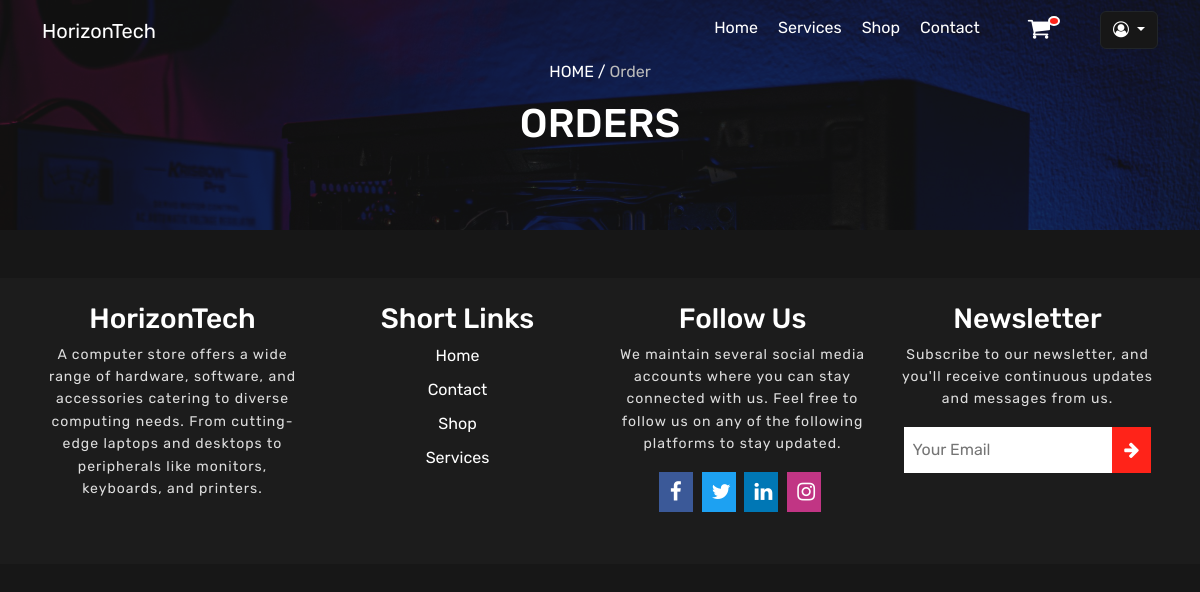
Page /orders.php (signed in) on the earlier database version.
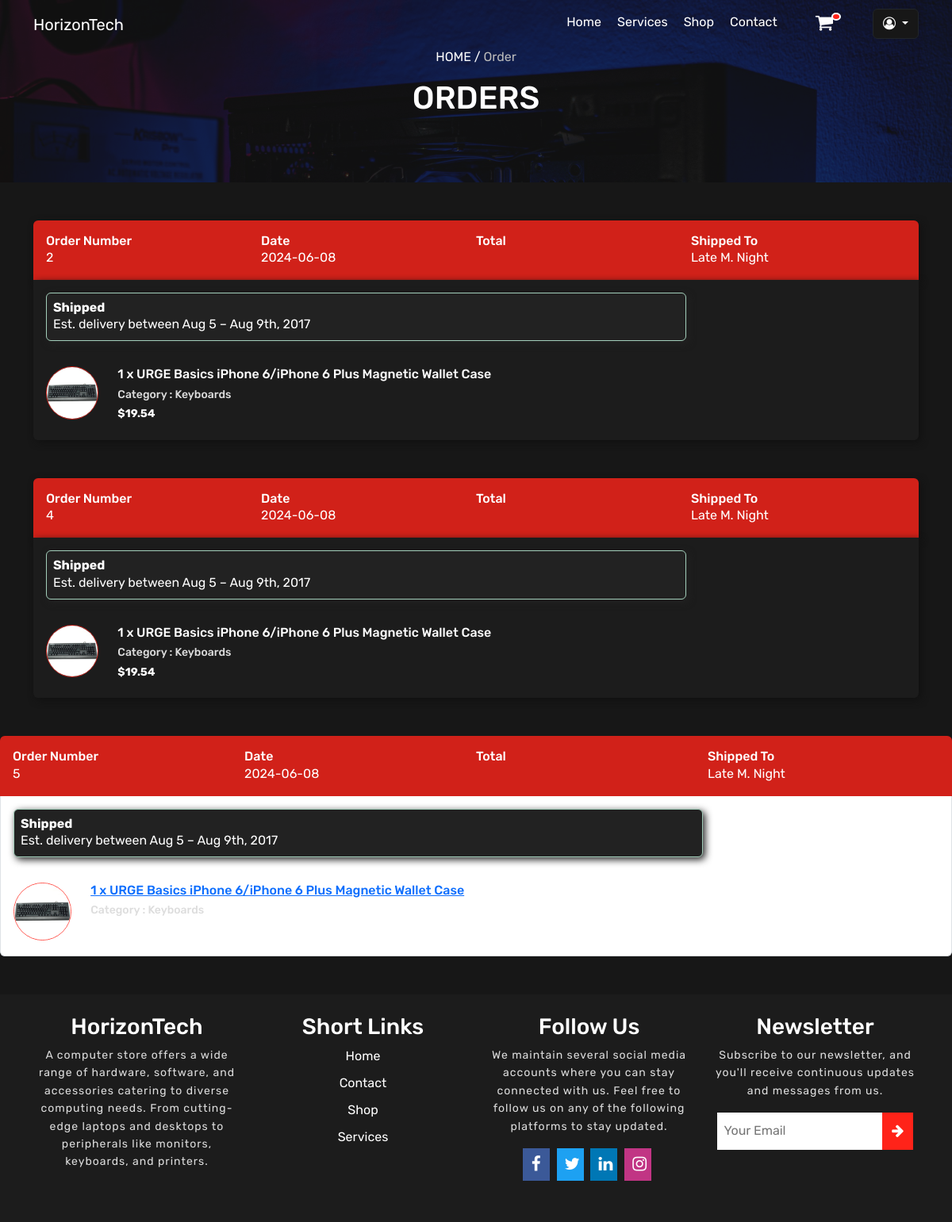
Same page on the later database version.
### tables this page shows
CREATE TABLE `order_product` (
  `id` int(11) NOT NULL,
  `order_id` int(11) NOT NULL,
  `product_id` int(11) NOT NULL,
  `quantity` int(11) NOT NULL,
  `user_id` int(11) NOT NULL
);

CREATE TABLE `orders` (
  `id` int(11) NOT NULL,
  `usr_id` int(11) NOT NULL,
  `is_complete` tinyint(1) NOT NULL DEFAULT 0,
  `date_order` date NOT NULL DEFAULT current_timestamp(),
  `address` varchar(255) NOT NULL
);

### php/functions/show_orders.php (called while the page is built, shortened)
<?php
function get_orders(){
    $usr_id = $_SESSION['user_id'];
    global $conn;
    $sql = "SELECT * FROM orders,order_product WHERE orders.id=order_product.order_id AND user_id=$usr_id";
    $result = $conn->query($sql);
    return $result;
}

### orders.php (the view, shortened to what this page needs)
<?php
include ('php/header.php');
?>
<section class="branch-wlc">
    <div>
        <p class="w-100"><a class="link-page" href="">HOME</a>  /   <span>Order</span></p>
        <h1 class="w-100">ORDERS </h1>
    </div>
    <div class="overlay"></div>
</section>
<div class="container orders mt-3 mt-md-5">
  <div class="row">
      <?php
        include('php/functions/show_orders.php');
        $result = get_orders();
        while($row = $result->fetch_assoc()){
            ?>
      <div class="col-12">
          <div class="list-group mb-5">
              <div class="list-group-item p-3" style="position: relative;background:var(--main-color-low-opacity);border:none;">
                  <div class="row w-100 no-gutters">
                      <div class="col-6 col-md">
                          <h6 class="text-charcoal mb-0 w-100">Order Number</h6>
                          <p href="" class="text-pebble mb-0 w-100 mb-2 mb-md-0"><?php echo $row['order_id']; ?></p>
                      </div>
                      <div class="col-6 col-md">
                          <h6 class="text-charcoal mb-0 w-100">Date</h6>
                          <p class="text-pebble mb-0 w-100 mb-2 mb-md-0"><?php echo $row['date_order']; ?></p>
                      </div>
                      <div class="col-6 col-md">
                          <h6 class="text-charcoal mb-0 w-100">Total</h6>
                      </div>
                      <div class="col-6 col-md">
                          <h6 class="text-charcoal mb-0 w-100">Shipped To</h6>
                          <p class="text-pebble mb-0 w-100 mb-2 mb-md-0">Late M. Night</p>
                      </div>
                  </div>
              </div>
              <div class="list-group-item p-3" style="">
                  <div class="row no-gutters">
                      <div class="col-12 col-md-9 pr-0 pr-md-3 mb-3">
                          <div class="alert p-2 alert-success w-100 mb-0" style="background:#222;box-shadow:3px 3px 10px #222;">
                              <h6 class="text-green mb-0"><b>Shipped</b></h6>
                              <p class="hidden-sm-down mb-0">Est. delivery between Aug 5 – Aug 9th, 2017</p>
                          </div>
                      </div>
                      <div class="row no-gutters mt-3">
                          <div class="col-3 col-md-1">
                              <img class="img-fluid pr-3" style="border-radius:50%;border:1px solid var(--main-color-low-opacity);" src="images/keyboards/2.jpg" alt="">
                          </div>
                          <div class="col-9 col-md-8 pr-0 pr-md-3">
                              <h6 class="text-charcoal mb-2 ">
                                  <a href="" class="text-charcoal">1 x URGE Basics iPhone 6/iPhone 6 Plus Magnetic Wallet Case</a>
                              </h6>
                              <h6 style="font-size:14px;color:#ddd;">Category : Keyboards</h6>
                              <h6 class="mb-0 mb-md-2" style="font-size:14px;color:#ddd;"><b>$19.54</b></h6>
                          </div>
                      </div>
                  </div>
              </div>
          </div>
      </div>
  </div>
            <?php
        }
      ?>
  </div>
</div>
<?php include('php/footer.php');?>

### php/header.php (shortened to what this page needs)
<!DOCTYPE html>
<html lang="en">
<head>
    <link rel="stylesheet" href="./css/bootstrap.css">
    <link rel="stylesheet" href="./css/font-awesome.css">
    <link rel="stylesheet" href="./css/style.css">
</head>
<body>
<header class="landing-header fixed-top">
    <nav class="navbar align-items-center navbar-expand-lg ">
        <div class="container">
            <a href="index.php" class="navbar-brand">HorizonTech</a>
            <div class="collapse navbar-collapse" id="collapseNav">
                <ul class="navbar-nav  ms-auto mt-2">
                    <li class="navbar-item"><a href="index.php#" class="navbar-link">Home</a></li>
                    <li class="navbar-item"><a href="index.php#section-services" class="navbar-link">Services</a></li>
                    <li class="navbar-item"><a href="index.php#section-products" class="navbar-link">Shop</a></li>
                    <li class="navbar-item"><a href="index.php#section-contact" class="navbar-link">Contact</a></li>
                    <li class="navbar-item ms-md-5 shopping-cart-icon"><a href="cart.php" class="navbar-link"><i class="fa fa-shopping-cart">
                                <span>0</span>
                            </i></a></li>
                    <?php
                    if(isset($_SESSION['username'])){
                        ?>
                        <li class="nav-item dropdown justify-content-center" style="margin-left:50px;bottom:5px;">
                            <button class="btn btn-dark dropdown-toggle" style="background-color:var(--second-color);" data-bs-toggle="dropdown" aria-expanded="">
                                <i class="fa fa-user-circle-o"></i>
                            </button>
                        </li>
                        <?php
                    }
                    ?>
                </ul>
            </div>
        </div>
    </nav>
</header>

### php/footer.php (shortened to what this page needs)
<section class="section-footer pt-4 pb-5">
        <div class="container">
            <div class="row">
                <div class="col-lg-3 col-md-6 text-center">
                    <h3>HorizonTech</h3>
                    <p>
A computer store offers a wide range of hardware, software, and accessories catering to diverse computing needs. From cutting-edge laptops and desktops to peripherals like monitors, keyboards, and printers.</p>
                </div>
                <div class="col-lg-3 col-md-6 text-center">
                    <h3 class="text-center">Short Links</h3>
                    <div class="footer-links"><a href="">Home</a></div>
                    <div class="footer-links"><a href="">Contact</a></div>
                    <div class="footer-links"><a href="">Shop</a></div>
                    <div class="footer-links"><a href="">Services</a></div>
                </div>
                <div class="col-lg-3 col-md-6 text-center">
                    <h3>Follow Us</h3>
                    <p>We maintain several social media accounts where you can stay connected with us. Feel free to follow us on any of the following platforms to stay updated.</p>
                    <div class="footer-social-icons ">
                        <a href=""><i class="fa fa-facebook"></i></a>
                        <a href=""><i class="fa fa-twitter"></i></a>
                        <a href=""><i class="fa fa-linkedin"></i></a>
                        <a href=""><i class="fa fa-instagram"></i></a>
                    </div>
                </div>
                <div class="col-lg-3 col-md-6 text-center">
                    <h3>Newsletter</h3>
                    <p>Subscribe to our newsletter, and you'll receive continuous updates and messages from us. </p>
                    <form action="" class="d-flex justify-content-center">
                        <input type="text" placeholder="Your Email" class="">
                        <button><i class="fa fa-arrow-right"></i></button>
                    </form>
                </div>
            </div>
        </div>
    </section>

### css/style.css (style rules this page uses)
:root { --main-color:rgb(255, 35, 25); --main-color-low-opacity:rgba(255, 35, 25,.8) ; --second-color:hsl(0, 0%, 9%); --third-color:hsl(0,0%,11%); --fourth-color:hsl(0,0%,12%); }
* { color:#fff; font-family: "Rubik", sans-serif; }
body { background:var(--second-color) !important; }
section { background:#333; }
.landing-header { background: transparent; }
.landing-header .navbar-brand { color:#fff; transition: all .5s; }
.landing-header .navbar-item { margin-left:20px; }
.link-page { color:#fff; text-decoration: none; transition: all .5s; }
.landing-header .navbar-item a , .section-footer .footer-links a { color:#fff; text-decoration: none; transition: all .5s; }
.landing-header .shopping-cart-icon i { font-size:1.5rem; position: relative; transition: all .5s ; }
.landing-header .shopping-cart-icon span { font-size:0.5rem; background: var(--main-color); border-radius: 50%; border:2px solid #fff; padding:3px 4px; text-align: center; position: absolute; top:0; right:-10px; }
.overlay,.section-stats .overlay { position: absolute; left: 0; top: 0; width: 100%; height: 100%; z-index: 1; background: var(--second-color); opacity: .7; }
.section-services .col-lg-4 > div p,.section-why-choose-us .col-lg-6 > div:last-child p,.section-footer p { font-size:14px; color:#ddd; letter-spacing: 1px; line-height:1.6; transition: all .5s; }
.section-footer { background: var(--third-color); }
.section-footer .footer-links { margin-bottom:10px; text-align: center; transition: all .3s ease-in-out; }
.section-footer .footer-links a { display:inline-block; }
.section-footer .footer-social-icons i { font-size:1.3rem; padding:10px; width:13%; text-align: center; margin-right: 5px; transition: all .25s ease-in-out; }
.section-footer .fa-facebook { background: #3b5998; }
.section-footer .fa-instagram { background:#c13584; }
.section-footer .fa-linkedin { background:#0077b5; }
.section-footer .fa-twitter { background:#1da1f2; }
.section-footer form input { box-shadow:none; width:80%; outline: none; color:#111; border:1px solid #fff; padding-left:8px; transition: all .15s ease-in-out; }
.section-footer form button { border:none; background:var(--main-color); color:#fff; font-size:1.1rem; padding:10px; width: 15%; }
.branch-wlc { background:url("../images/6.jpg"); text-align:center; background-size:cover; height:230px; position: relative; }
.branch-wlc > div:first-child { padding-top:60px; z-index:1000; position: relative; }
.branch-wlc span { color:#bbb; }
.orders .list-group-item { background: var(--third-color) ; border: none; box-shadow:3px 3px 10px #111; }
.orders a { color:#fff; text-decoration: none; transition: all .3s; }
.orders img { transition: all .2s ease-out; }

Differences in the rows shown:
added order_product: order "2", order.date_order "2024-06-08"
added order_product: order "4", order.date_order "2024-06-08"
added order_product: order "5", order.date_order "2024-06-08"
